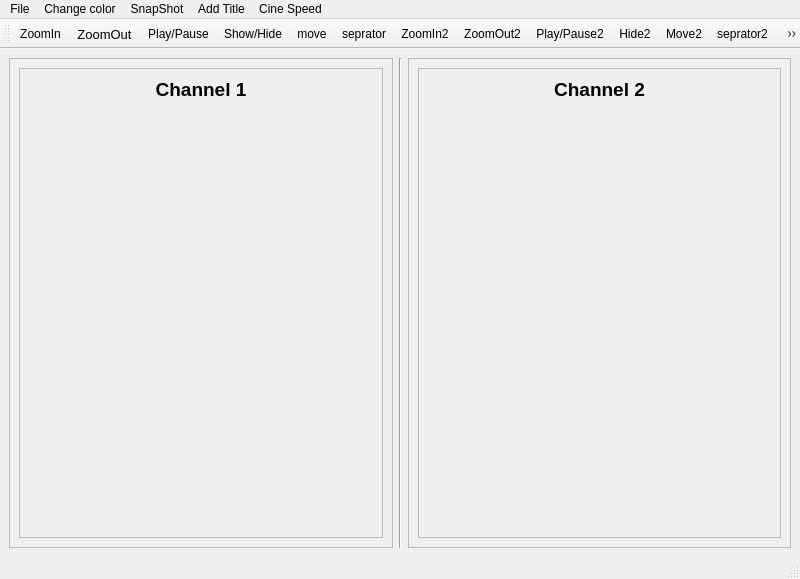
<?xml version="1.0" encoding="UTF-8"?>
<ui version="4.0">
 <class>MainWindow</class>
 <widget class="QMainWindow" name="MainWindow">
  <property name="geometry">
   <rect>
    <x>0</x>
    <y>0</y>
    <width>800</width>
    <height>579</height>
   </rect>
  </property>
  <property name="windowTitle">
   <string>Signal Viewer</string>
  </property>
  <widget class="QWidget" name="centralwidget">
   <layout class="QHBoxLayout" name="horizontalLayout">
    <item>
     <widget class="QFrame" name="frame">
      <property name="frameShape">
       <enum>QFrame::StyledPanel</enum>
      </property>
      <property name="frameShadow">
       <enum>QFrame::Raised</enum>
      </property>
      <layout class="QGridLayout" name="gridLayout_2">
       <item row="0" column="0">
        <widget class="QFrame" name="frame_3">
         <property name="frameShape">
          <enum>QFrame::StyledPanel</enum>
         </property>
         <property name="frameShadow">
          <enum>QFrame::Raised</enum>
         </property>
         <layout class="QHBoxLayout" name="horizontalLayout_2">
          <item>
           <widget class="QLabel" name="label">
            <property name="font">
             <font>
              <pointsize>14</pointsize>
              <weight>75</weight>
              <bold>true</bold>
             </font>
            </property>
            <property name="autoFillBackground">
             <bool>false</bool>
            </property>
            <property name="text">
             <string>Channel 1</string>
            </property>
            <property name="scaledContents">
             <bool>false</bool>
            </property>
            <property name="alignment">
             <set>Qt::AlignHCenter|Qt::AlignTop</set>
            </property>
            <property name="wordWrap">
             <bool>false</bool>
            </property>
           </widget>
          </item>
         </layout>
        </widget>
       </item>
      </layout>
     </widget>
    </item>
    <item>
     <widget class="Line" name="line">
      <property name="orientation">
       <enum>Qt::Vertical</enum>
      </property>
     </widget>
    </item>
    <item>
     <widget class="QFrame" name="frame_2">
      <property name="frameShape">
       <enum>QFrame::StyledPanel</enum>
      </property>
      <property name="frameShadow">
       <enum>QFrame::Raised</enum>
      </property>
      <layout class="QGridLayout" name="gridLayout_3">
       <item row="0" column="0">
        <widget class="QFrame" name="frame_4">
         <property name="frameShape">
          <enum>QFrame::StyledPanel</enum>
         </property>
         <property name="frameShadow">
          <enum>QFrame::Raised</enum>
         </property>
         <layout class="QVBoxLayout" name="verticalLayout">
          <item>
           <widget class="QLabel" name="label_2">
            <property name="font">
             <font>
              <pointsize>14</pointsize>
              <weight>75</weight>
              <bold>true</bold>
             </font>
            </property>
            <property name="text">
             <string>Channel 2</string>
            </property>
            <property name="alignment">
             <set>Qt::AlignHCenter|Qt::AlignTop</set>
            </property>
           </widget>
          </item>
         </layout>
        </widget>
       </item>
      </layout>
     </widget>
    </item>
   </layout>
  </widget>
  <widget class="QMenuBar" name="menubar">
   <property name="geometry">
    <rect>
     <x>0</x>
     <y>0</y>
     <width>800</width>
     <height>21</height>
    </rect>
   </property>
   <widget class="QMenu" name="menuFile">
    <property name="title">
     <string>File</string>
    </property>
    <widget class="QMenu" name="menuLoad">
     <property name="title">
      <string>Load</string>
     </property>
     <addaction name="actionChannel1"/>
     <addaction name="actionChannel2"/>
    </widget>
    <addaction name="menuLoad"/>
    <addaction name="actionSave_As_PDF"/>
   </widget>
   <widget class="QMenu" name="menuChange_color">
    <property name="title">
     <string>Change color</string>
    </property>
   </widget>
   <widget class="QMenu" name="menuAbout">
    <property name="title">
     <string>SnapShot</string>
    </property>
    <addaction name="actionChannel3"/>
    <addaction name="actionChannel4"/>
   </widget>
   <widget class="QMenu" name="menuAbout_2">
    <property name="title">
     <string>Add Title</string>
    </property>
    <addaction name="actionChannel_5"/>
    <addaction name="actionChannel_6"/>
   </widget>
   <widget class="QMenu" name="menuCine_Speed">
    <property name="title">
     <string>Cine Speed</string>
    </property>
    <widget class="QMenu" name="menuchannel_1">
     <property name="title">
      <string>channel 1</string>
     </property>
     <addaction name="action0_25x"/>
     <addaction name="action0_505x"/>
     <addaction name="action75"/>
     <addaction name="action100"/>
    </widget>
    <widget class="QMenu" name="menuchannel_2">
     <property name="title">
      <string>channel 2</string>
     </property>
     <addaction name="action25"/>
     <addaction name="action50"/>
     <addaction name="action75_2"/>
     <addaction name="action100_2"/>
    </widget>
    <addaction name="menuchannel_1"/>
    <addaction name="menuchannel_2"/>
   </widget>
   <addaction name="menuFile"/>
   <addaction name="menuChange_color"/>
   <addaction name="menuAbout"/>
   <addaction name="menuAbout_2"/>
   <addaction name="menuCine_Speed"/>
  </widget>
  <widget class="QStatusBar" name="statusbar"/>
  <widget class="QToolBar" name="toolBar">
   <property name="windowTitle">
    <string>toolBar</string>
   </property>
   <property name="iconSize">
    <size>
     <width>34</width>
     <height>34</height>
    </size>
   </property>
   <attribute name="toolBarArea">
    <enum>TopToolBarArea</enum>
   </attribute>
   <attribute name="toolBarBreak">
    <bool>false</bool>
   </attribute>
   <addaction name="actionZoomIn"/>
   <addaction name="actionZoomOut"/>
   <addaction name="actionPlay_Pause"/>
   <addaction name="actionShow_Hide"/>
   <addaction name="actionmove"/>
   <addaction name="actionseprator"/>
   <addaction name="actionZoomIn2"/>
   <addaction name="actionZoomOut2"/>
   <addaction name="actionPlay_Pause2"/>
   <addaction name="actionHide2"/>
   <addaction name="actionMove2"/>
   <addaction name="actionseprator2"/>
   <addaction name="actionConnect"/>
  </widget>
  <action name="actionChannel1">
   <property name="text">
    <string>Channel 1</string>
   </property>
  </action>
  <action name="actionChannel2">
   <property name="text">
    <string>Channel 2</string>
   </property>
  </action>
  <action name="actionSave_As_PDF">
   <property name="text">
    <string>Save As PDF</string>
   </property>
  </action>
  <action name="actionZoomIn">
   <property name="icon">
    <iconset>
     <normaloff>icons1/zoom-in.png</normaloff>icons1/zoom-in.png</iconset>
   </property>
   <property name="text">
    <string>ZoomIn</string>
   </property>
  </action>
  <action name="actionZoomOut">
   <property name="icon">
    <iconset>
     <normaloff>icons1/zoom-out.png</normaloff>icons1/zoom-out.png</iconset>
   </property>
   <property name="text">
    <string>ZoomOut</string>
   </property>
   <property name="font">
    <font>
     <pointsize>10</pointsize>
    </font>
   </property>
  </action>
  <action name="actionPlay_Pause">
   <property name="icon">
    <iconset>
     <normaloff>icons1/pause.png</normaloff>icons1/pause.png</iconset>
   </property>
   <property name="text">
    <string>Play/Pause</string>
   </property>
  </action>
  <action name="actionChannel3">
   <property name="text">
    <string>Channel 1</string>
   </property>
  </action>
  <action name="actionChannel4">
   <property name="text">
    <string>Channel 2</string>
   </property>
  </action>
  <action name="actionShow_Hide">
   <property name="icon">
    <iconset>
     <normaloff>icons1/hidden.png</normaloff>icons1/hidden.png</iconset>
   </property>
   <property name="text">
    <string>Show/Hide</string>
   </property>
  </action>
  <action name="actionChannel_5">
   <property name="text">
    <string>Channel 1</string>
   </property>
  </action>
  <action name="actionChannel_6">
   <property name="text">
    <string>Channel 2</string>
   </property>
  </action>
  <action name="actionmove">
   <property name="icon">
    <iconset>
     <normaloff>icons1/expand-arrows.png</normaloff>icons1/expand-arrows.png</iconset>
   </property>
   <property name="text">
    <string>move</string>
   </property>
   <property name="toolTip">
    <string>move</string>
   </property>
  </action>
  <action name="actionZoomIn2">
   <property name="icon">
    <iconset>
     <normaloff>icons1/zoomin2.png</normaloff>icons1/zoomin2.png</iconset>
   </property>
   <property name="text">
    <string>ZoomIn2</string>
   </property>
  </action>
  <action name="actionZoomOut2">
   <property name="icon">
    <iconset>
     <normaloff>icons1/zoomout2.png</normaloff>icons1/zoomout2.png</iconset>
   </property>
   <property name="text">
    <string>ZoomOut2</string>
   </property>
  </action>
  <action name="actionPlay_Pause2">
   <property name="icon">
    <iconset>
     <normaloff>icons1/pause-play2.png</normaloff>icons1/pause-play2.png</iconset>
   </property>
   <property name="text">
    <string>Play/Pause2</string>
   </property>
  </action>
  <action name="actionHide2">
   <property name="icon">
    <iconset>
     <normaloff>icons1/hidden2.png</normaloff>icons1/hidden2.png</iconset>
   </property>
   <property name="text">
    <string>Hide2</string>
   </property>
  </action>
  <action name="actionMove2">
   <property name="icon">
    <iconset>
     <normaloff>icons1/move2.jpg</normaloff>icons1/move2.jpg</iconset>
   </property>
   <property name="text">
    <string>Move2</string>
   </property>
  </action>
  <action name="actionseprator">
   <property name="icon">
    <iconset>
     <normaloff>icons1/line.png</normaloff>icons1/line.png</iconset>
   </property>
   <property name="text">
    <string>seprator</string>
   </property>
  </action>
  <action name="actionseprator2">
   <property name="icon">
    <iconset>
     <normaloff>icons1/line.png</normaloff>icons1/line.png</iconset>
   </property>
   <property name="text">
    <string>seprator2</string>
   </property>
  </action>
  <action name="actionConnect">
   <property name="icon">
    <iconset>
     <normaloff>icons1/plug.png</normaloff>icons1/plug.png</iconset>
   </property>
   <property name="text">
    <string>Connect</string>
   </property>
  </action>
  <action name="action0_25x">
   <property name="text">
    <string>25%</string>
   </property>
  </action>
  <action name="action0_505x">
   <property name="text">
    <string>50%</string>
   </property>
  </action>
  <action name="action75">
   <property name="text">
    <string>75%</string>
   </property>
  </action>
  <action name="action100">
   <property name="text">
    <string>100%</string>
   </property>
  </action>
  <action name="action25">
   <property name="text">
    <string>25%</string>
   </property>
  </action>
  <action name="action50">
   <property name="text">
    <string>50%</string>
   </property>
  </action>
  <action name="action75_2">
   <property name="text">
    <string>75%</string>
   </property>
  </action>
  <action name="action100_2">
   <property name="text">
    <string>100%</string>
   </property>
  </action>
 </widget>
 <resources/>
 <connections/>
</ui>
